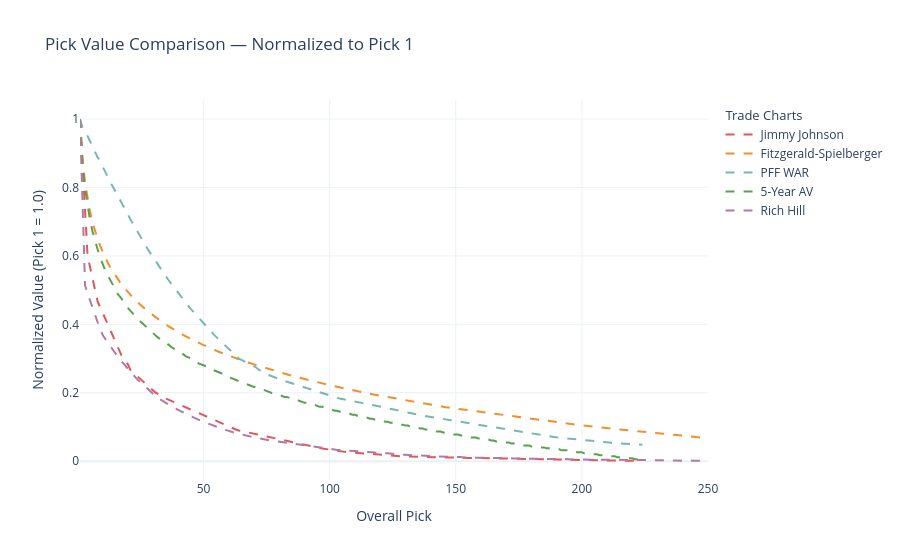

The code cell stored with this chart in its notebook:
### Code cell
fig = go.Figure()

for i, (label, df) in enumerate(trade_charts.items()):
        print(label)
        color = _TRADE_COLORS[i % len(_TRADE_COLORS)]
        val_at_1 = df.filter(pl.col("Pick") == 1)["Value"][0]
        chart_df = df.filter(pl.col("Pick") <= 250)
        x = chart_df["Pick"].to_list()
        y_norm = [v / val_at_1 for v in chart_df["Value"].to_list()]

        fig.add_trace(go.Scatter(
            x=x,
            y=y_norm,
            mode="lines",
            line=dict(color=color, width=2, dash="dash"),
            name=label,
            legendgroup="trade_charts",
            legendgrouptitle=dict(text="Trade Charts") if i == 0 else {},
        ))

fig.update_layout(
        title="Pick Value Comparison — Normalized to Pick 1",
        xaxis=dict(title="Overall Pick", range=[1, 250]),
        yaxis=dict(title="Normalized Value (Pick 1 = 1.0)"),
        template="plotly_white",
        legend=dict(groupclick="toggleitem"),
    )

fig.show()

### Figure 1 — Plotly figure (JSON) as saved in the notebook; plotly's stock layout.template omitted (floating-point values rounded to 4 significant figures; data arrays with more than 128 entries replaced by an {"elided": "..."} marker saying what was removed)
{"data": [{"legendgroup": "trade_charts", "legendgrouptitle": {"text": "Trade Charts"}, "line": {"color": "#e15759", "dash": "dash", "width": 2}, "mode": "lines", "name": "Jimmy Johnson", "type": "scatter", "x": {"elided": "224 int values"}, "y": {"elided": "224 float values"}}, {"legendgroup": "trade_charts", "line": {"color": "#f28e2b", "dash": "dash", "width": 2}, "mode": "lines", "name": "Fitzgerald-Spielberger", "type": "scatter", "x": {"elided": "250 int values"}, "y": {"elided": "250 float values"}}, {"legendgroup": "trade_charts", "line": {"color": "#76b7b2", "dash": "dash", "width": 2}, "mode": "lines", "name": "PFF WAR", "type": "scatter", "x": {"elided": "224 int values"}, "y": {"elided": "224 float values"}}, {"legendgroup": "trade_charts", "line": {"color": "#59a14f", "dash": "dash", "width": 2}, "mode": "lines", "name": "5-Year AV", "type": "scatter", "x": {"elided": "224 int values"}, "y": {"elided": "224 float values"}}, {"legendgroup": "trade_charts", "line": {"color": "#b07aa1", "dash": "dash", "width": 2}, "mode": "lines", "name": "Rich Hill", "type": "scatter", "x": {"elided": "250 int values"}, "y": {"elided": "250 float values"}}], "layout": {"legend": {"groupclick": "toggleitem"}, "title": {"text": "Pick Value Comparison — Normalized to Pick 1"}, "xaxis": {"range": [1, 250], "title": {"text": "Overall Pick"}}, "yaxis": {"title": {"text": "Normalized Value (Pick 1 = 1.0)"}}}}
